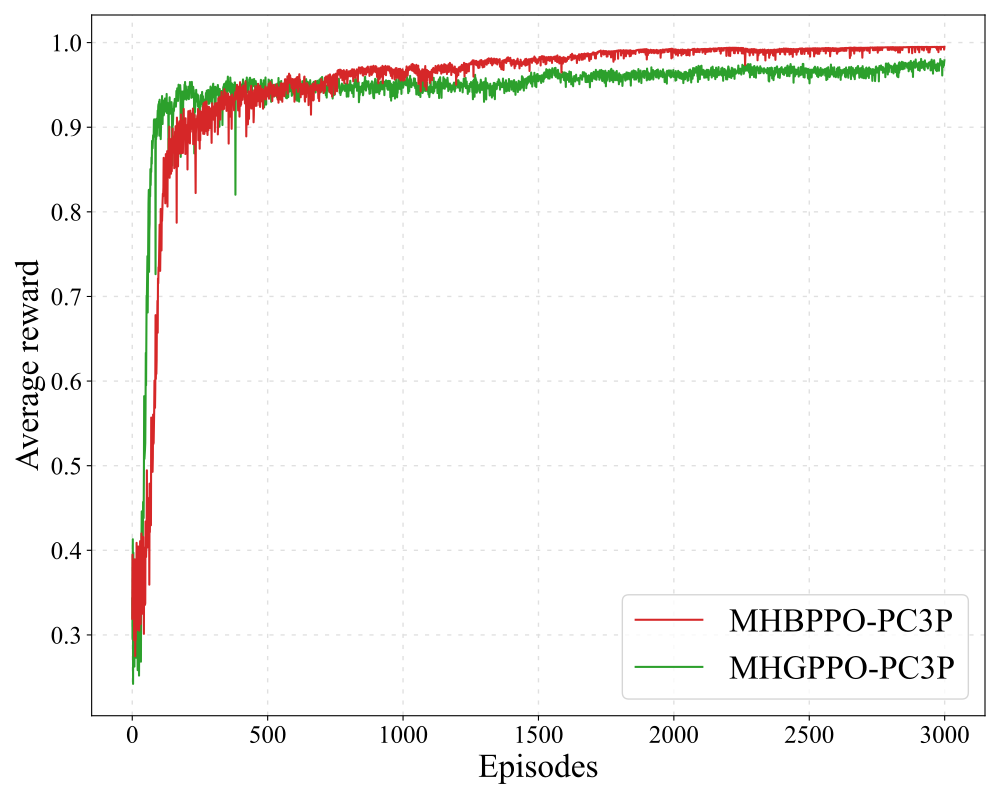

The script that saved this image:
import pandas as pd
import numpy as np
import matplotlib.pyplot as plt
import os
from matplotlib.patches import ConnectionPatch, Rectangle

plt.rcParams['font.family'] = 'Times New Roman'

GRID_COLOR = "#E0E0E0"


def add_inset(ax, algo_names, means, episodes, zoom_left, zoom_right, position,
              colors, zorder_map):
    """在 ax 上添加局部放大图（参考 lr_decay_cmp.py 的内嵌图风格）。

    :param ax:         主坐标轴
    :param algo_names: 需要放大的算法名列表（参与 y 轴范围计算并绘制）
    :param means:      {algo_name: ndarray} 各算法平滑后的均值序列
    :param episodes:   X 轴 episode 数组
    :param zoom_left:  放大区域横坐标左端点（episode 索引）
    :param zoom_right: 放大区域横坐标右端点（episode 索引）
    :param position:   [x, y, w, h] 内嵌子图位置（axes fraction）
    :param colors:     {algo_name: (main_color, shade_color)} 颜色字典
    :param zorder_map: {algo_name: int} 图层顺序字典，与主图一致
    """
    ax_ins = ax.inset_axes(position)

    # 按 zorder 从低到高绘制，保证内嵌图曲线覆盖顺序与主图一致
    for name in sorted(algo_names, key=lambda a: zorder_map.get(a, 1)):
        main_color = colors[name][0]
        zorder = zorder_map.get(name, 1)
        ax_ins.plot(
            episodes,
            means[name],
            color=main_color,
            linewidth=1.5,
            zorder=zorder
        )

    ax_ins.set_xlim(zoom_left, zoom_right)
    # 内嵌图 y 轴范围硬编码限制（与 lr_decay_cmp.py 相同）
    ax_ins.set_ylim(ZOOM_Y_BOTTOM, ZOOM_Y_TOP)
    ax_ins.tick_params(axis='both', which='major', labelsize=14,
                       direction='in', width=0.3)
    ax_ins.grid(True, linestyle=(0, (3, 5)), color=GRID_COLOR,
                linewidth=0.8, alpha=1.0, zorder=1)

    # ── 画矩形框和连接线（点划线，与主图风格一致）──
    # 内嵌子图置于最高层级，框/线位于主图曲线之上、内嵌子图之下
    ax_ins.set_zorder(20)

    rx0, rx1 = zoom_left, zoom_right
    ry0, ry1 = ZOOM_Y_BOTTOM, ZOOM_Y_TOP

    rect = Rectangle((rx0, ry0), rx1 - rx0, ry1 - ry0,
                     fill=False, edgecolor='black', linewidth=1.5,
                     linestyle=(0, (2, 2)), alpha=0.6, transform=ax.transData,
                     zorder=10)
    ax.add_patch(rect)

    corners = [
        (rx0, ry0, 0, 0),
        (rx0, ry1, 0, 1),
        (rx1, ry0, 1, 0),
        (rx1, ry1, 1, 1),
    ]
    for xA, yA, xB, yB in corners:
        con = ConnectionPatch(
            xyA=(xA, yA), xyB=(xB, yB),
            coordsA='data', coordsB='axes fraction',
            axesA=ax, axesB=ax_ins,
            color='black', linewidth=1.5,
            linestyle=(0, (2, 2)), alpha=0.6, zorder=10)
        ax.add_patch(con)

    return ax_ins


# --- 1. 配置参数 ---

# 定义要处理的随机种子列表（每个文件都是seed=42）
SEEDS = [42]

# 定义算法的CSV文件命名模板（使用{}占位符，实际会被seed替换）
ALGORITHM_TEMPLATES = {
    'Pure MHBPPO': 'Pure_MHBPPO.csv',
    'MHGPPO-PC3P': 'MHGPPO.csv',
    'MHSAC-PC3P': 'MHSAC.csv',
    'MHBPPO-PC3P': 'MHBPPO.csv',
    'SHBPPO-PC3P': 'SHBPPO.csv',
}

# 滑动平均窗口大小（1表示不平滑）
SMOOTHING_WINDOW = 1

# 内嵌图放大参数（与 lr_decay_cmp.py 保持一致）
ZOOM_Y_BOTTOM = 0.75
ZOOM_Y_TOP = 1.0
ZOOM_LEFT = 7500
ZOOM_RIGHT = 8025
# 内嵌子图位置（axes fraction）：[x, y, w, h]
ZOOM_POSITION = [0.6, 0.41, 0.30, 0.3]


# --- 2. 数据加载与处理函数 ---
def load_and_process_rewards(file_template, seeds, column_name='reward'):
    """
    加载多个随机种子的奖励数据，并计算均值和标准差。
    """
    all_rewards_data = []

    for seed in seeds:
        try:
            filepath = os.path.join(os.path.dirname(os.path.abspath(__file__)), file_template.format(seed))
            df = pd.read_csv(filepath)
            all_rewards_data.append(df[column_name])
        except FileNotFoundError:
            print(f"警告: 找不到文件 {filepath}，将跳过该种子。")
            continue
        except KeyError:
            print(f"警告: 文件 {filepath} 中找不到列 '{column_name}'，将跳过该种子。")
            continue

    if not all_rewards_data:
        print(f"错误: 无法为模板 '{file_template}' 加载任何数据，请检查文件名和路径。")
        return None, None, None

    # 找到最短的数据长度，对齐所有数据
    min_length = min(len(data) for data in all_rewards_data)
    aligned_data = [data.head(min_length).values for data in all_rewards_data]

    # 计算均值和标准差
    rewards_matrix = np.array(aligned_data)
    mean_rewards = np.mean(rewards_matrix, axis=0)
    std_rewards = np.std(rewards_matrix, axis=0)

    # 平滑处理
    mean_smoothed = pd.Series(mean_rewards).rolling(window=SMOOTHING_WINDOW, min_periods=1).mean()
    std_smoothed = pd.Series(std_rewards).rolling(window=SMOOTHING_WINDOW, min_periods=1).mean()

    episodes = np.arange(min_length)

    return episodes, mean_smoothed, std_smoothed


# --- 3. 算法对比绘图函数 ---
def plot_algorithm_comparison(plot_data):
    """
    在同一张图上绘制不同算法的奖励曲线进行对比，并添加局部放大图。
    """
    fig, ax = plt.subplots(figsize=(10, 8))

    # 定义每个算法的颜色方案 (主色, 阴影色)
    # MHBPPO-PC3P: 红色, MHSAC-PC3P: 蓝色, MHGPPO-PC3P: 绿色, Pure MHBPPO: 紫色
    colors = {
        'MHBPPO-PC3P': ('#D62728', '#f4a6a7'),          # 红色
        'MHSAC-PC3P': ('#1F77B4', '#aec7e8'),            # 蓝色
        'MHGPPO-PC3P': ('#2CA02C', '#a1d9a1'),           # 绿色
        'Pure MHBPPO': ('#9467BD', '#c5b0d5'),           # 紫色
        'SHBPPO-PC3P': ('#FF7F0E', '#ffbb86'),           # 橙色
    }

    # 算法显示名称映射（图例中显示更友好的名称）
    label_mapping = {
        'Pure MHBPPO': 'Pure MHBPPO',
        'MHGPPO-PC3P': 'MHGPPO-PC3P',
        'MHBPPO-PC3P': 'MHBPPO-PC3P',
        'MHSAC-PC3P': 'MHSAC-PC3P',
        'SHBPPO-PC3P': 'SHBPPO-PC3P',
    }

    # 存储所有的均值曲线数据，用于局部放大
    means = {}

    # 绘制每个算法的曲线
    for data in plot_data:
        algo_name = data['algorithm']
        episodes = data['episodes']
        mean_rewards = data['mean']
        std_rewards = data['std']

        main_color, shade_color = colors.get(algo_name, ('blue', 'lightblue'))
        linewidth = 1.5
        alpha = 0.14

        # 图层顺序: MHBPPO-PC3P(5) > Pure MHBPPO(4) > MHSAC-PC3P(3) > MHGPPO-PC3P(2) > SHBPPO-PC3P(1)
        zorder_map = {
            'MHBPPO-PC3P': 5,
            'Pure MHBPPO': 4,
            'MHSAC-PC3P': 3,
            'MHGPPO-PC3P': 2,
            'SHBPPO-PC3P': 1,
        }
        zorder = zorder_map.get(algo_name, 2)

        # 绘制标准差阴影（单个种子时阴影宽度为0，可忽略）
        # ax.fill_between(
        #     episodes,
        #     mean_rewards - std_rewards,
        #     mean_rewards + std_rewards,
        #     color=shade_color,
        #     alpha=alpha,
        #     zorder=1
        # )

        # 绘制均值曲线
        ax.plot(
            episodes,
            mean_rewards,
            color=main_color,
            label=label_mapping.get(algo_name, algo_name),
            linewidth=linewidth,
            zorder=zorder
        )

        means[algo_name] = mean_rewards.values

    ax.set_xlabel('Episodes', fontsize=24)
    ax.set_ylabel('Average reward', fontsize=24)
    # 图例顺序（按照希望展示的顺序）
    desired_order = ['MHBPPO-PC3P', 'MHSAC-PC3P', 'MHGPPO-PC3P', 'SHBPPO-PC3P', 'Pure MHBPPO']
    handles, labels = ax.get_legend_handles_labels()
    order = [labels.index(name) for name in desired_order if name in labels]
    handles = [handles[i] for i in order]
    labels = [labels[i] for i in order]
    ax.legend(handles, labels, fontsize=24, loc='lower right')
    ax.tick_params(axis='both', which='major', labelsize=18)
    ax.grid(True, linestyle=(0, (3, 5)), color=GRID_COLOR,
            linewidth=1.0, alpha=1.0, zorder=1)

    plt.tight_layout()
    plt.savefig(os.path.join(os.path.dirname(os.path.abspath(__file__)), 'dif_alg_cmp.pdf'))
    plt.show()


# --- 4. 主程序 ---

if __name__ == '__main__':
    all_plot_data = []

    # 遍历所有算法，加载并处理数据
    for algo_name, file_template in ALGORITHM_TEMPLATES.items():
        print(f"\n正在处理 {algo_name} 算法的数据...")
        episodes, mean_rewards, std_rewards = load_and_process_rewards(
            file_template, SEEDS, column_name='reward'
        )

        if episodes is not None:
            all_plot_data.append({
                'algorithm': algo_name,
                'episodes': episodes,
                'mean': mean_rewards,
                'std': std_rewards
            })
            print(f"{algo_name}: 成功加载 {len(episodes)} 个episode的数据")
        else:
            print(f"{algo_name}: 数据加载失败")

    # 如果成功加载了数据，则进行绘图
    if all_plot_data:
        print("\n所有算法数据处理完毕，开始绘制对比图...")
        plot_algorithm_comparison(all_plot_data)
    else:
        print("\n未能加载任何有效数据，无法生成图像。请检查您的文件名和路径。")
        print("\n请确保以下文件存在:")
        for algo_name, template in ALGORITHM_TEMPLATES.items():
            for seed in SEEDS:
                print(f"  - {template.format(seed)}")
